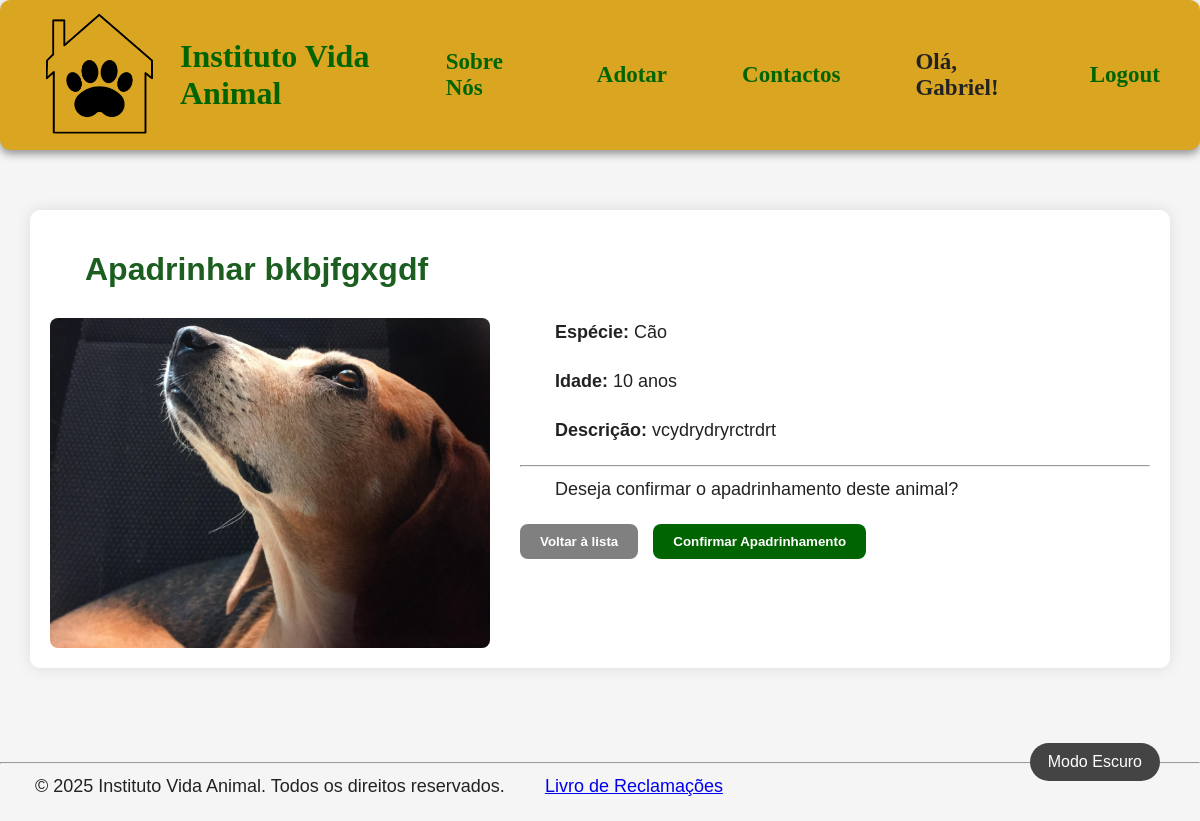
The page /apadrinhar/17/ (signed in) on the database as committed earlier.
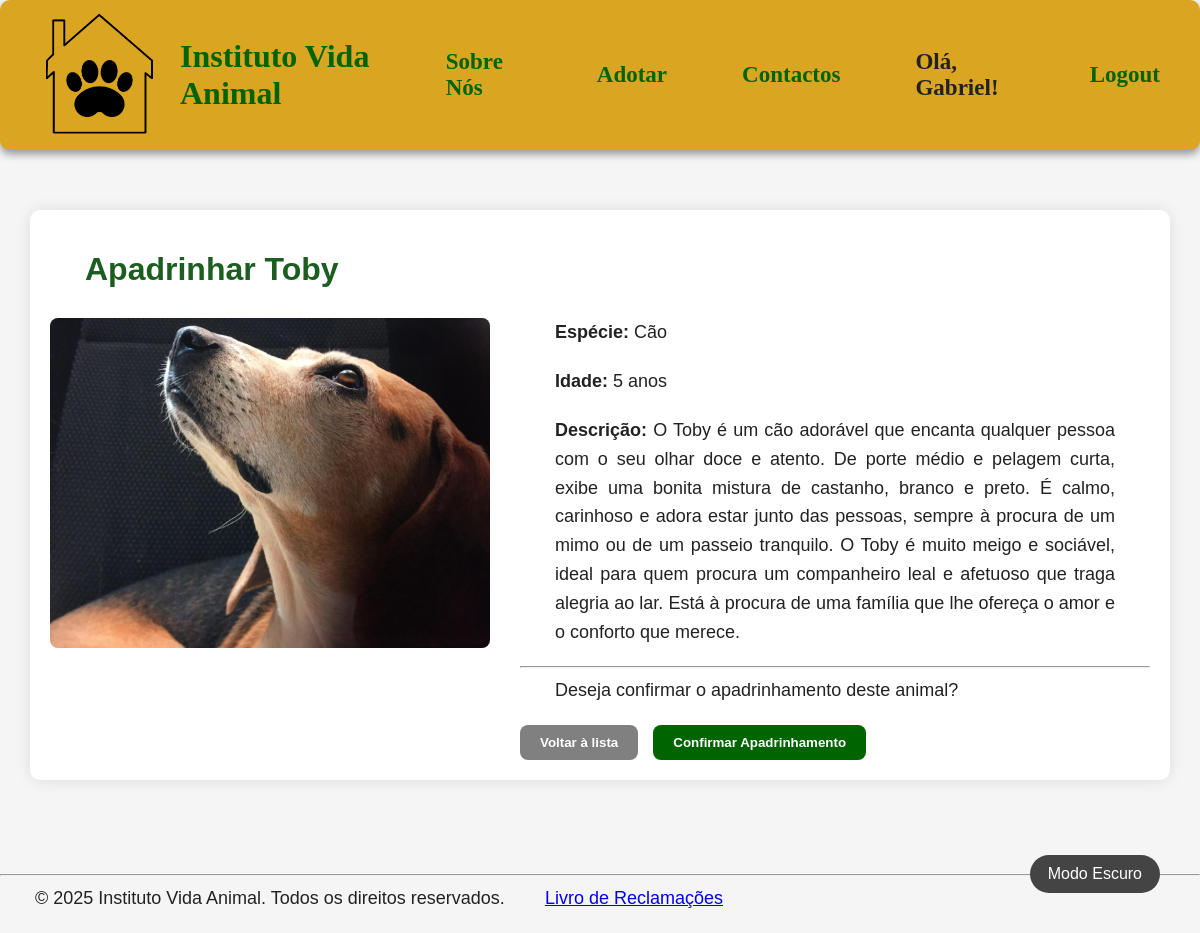
The same page on the database as committed later.
### app_adocao/models.py (models this page shows, shortened)
class Animal(models.Model):
    ESPECIES = (
        ('gato', 'Gato'),
        ('cao', 'Cão'),
    )
    nome = models.CharField(max_length=15)
    idade = models.IntegerField()
    especie = models.CharField(choices=ESPECIES)
    descricao = models.CharField(max_length=1000)
    imagem = models.ImageField(upload_to='imgAnimal/')
    padrinho = models.ForeignKey(
            User,
            on_delete=models.SET_NULL,
            null=True,
            blank=True,
            related_name='animais_apadrinhados'
        )

### app_adocao/views.py (the view)
# urls.py: path('apadrinhar/<int:animal_id>/', views.apadrinhar, name='apadrinhar'),
@login_required
def apadrinhar(request, animal_id):
    animal = get_object_or_404(Animal, id=animal_id)
    if animal.padrinho and animal.padrinho != request.user:
        messages.warning(request, f"O {animal.nome} já foi apadrinhado por outro utilizador.")
        return render(request, 'site/apadrinhar.html', {'animal': animal})
    if request.method == "POST" and "cancelar" in request.POST:
        if animal.padrinho == request.user:
            animal.padrinho = None
            animal.save()
            messages.success(request, f"Apadrinhamento de {animal.nome} cancelado.")
        return render(request, 'site/apadrinhar.html', {'animal': animal})
    if request.method == "POST" and not animal.padrinho:
        animal.padrinho = request.user
        animal.save()
        messages.success(request, f"Parabéns! Agora é o padrinho/madrinha de {animal.nome}.")
        return render(request, 'site/apadrinhar.html', {'animal': animal})
    return render(request, 'site/apadrinhar.html', {'animal': animal})

### app_adocao/templates/site/apadrinhar.html (shortened to what this page needs)
<!DOCTYPE html>
<html lang="pt">
    <head>
        {% load static %}
        <link rel="stylesheet" href="{% static 'css/style.css' %}">
        <link rel="stylesheet" href="{% static 'css/animais.css' %}">
        <link rel="stylesheet" href="{% static 'css/modoEscuro.css' %}">
    </head>
    <body>
        <header class="cabecalho">
            <div class="esquerda">
                <img src="{% static 'imagens/logo.png' %}" alt="Logo do Instituto Vida Animal" class="logo">
                <a class="home" href="/">Instituto Vida Animal</a>
            </div>
            <nav>
                <a href="../../sobreNos">Sobre Nós</a>
                <a href="../../adotar">Adotar</a>
                <a href="../../contactos">Contactos</a>
                {% if user.is_authenticated %}
                    <span>Olá, {{ user.username }}!</span>
                    <a href="{% url 'logout' %}">Logout</a>
                {% else %}
                    <a href="{% url 'sign_in' %}">Login</a>
                {% endif %}
            </nav>
        </header>
        <button id="darkModeToggle">Modo Escuro</button>
        <main>
            <h1>Apadrinhar {{ animal.nome }}</h1>
            <div class="animal-detalhes">
                <img src="{{ animal.imagem.url }}" alt="{{ animal.nome }}">
                <div class="animal-info">
                    <p><strong>Espécie:</strong> {{ animal.get_especie_display }}</p>
                    <p><strong>Idade:</strong> {{ animal.idade }} anos</p>
                    <p><strong>Descrição:</strong> {{ animal.descricao }}</p>
                    <hr>
                    {% if not animal.padrinho %}
                        <form method="post">
                            <p>Deseja confirmar o apadrinhamento deste animal?</p>
                            <div class="botoes">
                                <a href="{% url 'adotar' %}">
                                    <button type="button" class="btn-voltar">Voltar à lista</button>
                                </a>
                                <button type="submit" class="btn-verde">Confirmar Apadrinhamento</button>
                            </div>
                        </form>
                    {% endif %}
                </div>
            </div>
        </main>
        <br><br>
        <footer>
        <hr>
        <p>
            &copy; 2025 Instituto Vida Animal. Todos os direitos reservados.
            <a class="sign_up" style="margin-left: 35px;" href="https:/www.livroreclamacoes.pt/inicio" rel="noopener noreferrer" target="_blank">Livro de Reclamações</a>
        </p>
    </footer>
    </body>
</html>

Rows that differ between the two databases and show on the page:
changed Animal "Cão": nome "bkbjfgxgdf" → "Toby"; idade "10" → "5"; descricao "vcydrydryrctrdrt" → "O Toby é um cão adorável que encanta qualquer pessoa com o seu olhar doce e atento. De porte médio e pelagem curta, exibe uma bonita mistura de castanho, branco e preto. É calmo, carinhoso e adora estar junto das pessoas, sempre à procura de um mimo ou de um passeio tranquilo. O Toby é muito meigo e sociável, ideal para quem procura um companheiro leal e afetuoso que traga alegria ao lar. Está à procura de uma família que lhe ofereça o amor e o conforto que merece."
